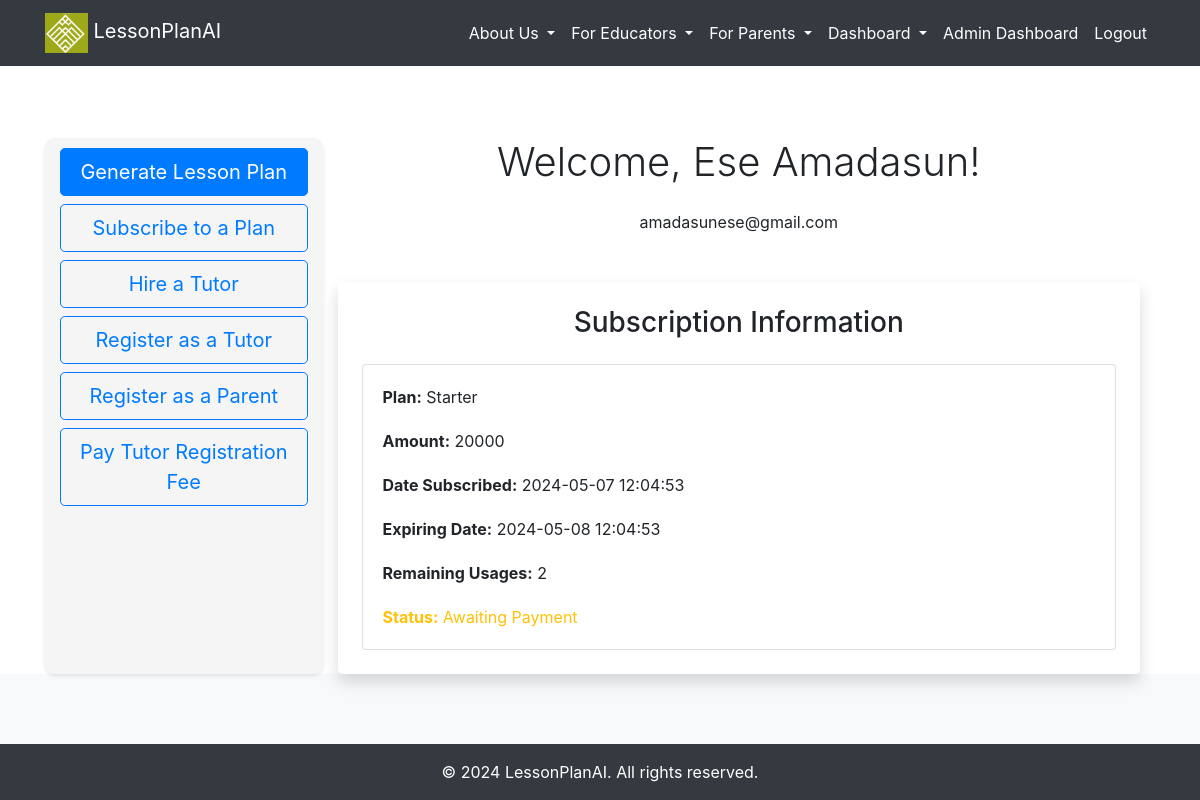
The app's page /dashboard (signed in) with its own data.
### src/accounts/models.py (models this page shows, shortened)
class User(UserMixin, db.Model):
    __tablename__ = "users"
    id = db.Column(db.Integer, primary_key=True)
    email = db.Column(db.String, unique=True, nullable=False)
    first_name = db.Column(db.String, nullable=False)
    last_name = db.Column(db.String, nullable=False)
    password = db.Column(db.String, nullable=False)
    created_on = db.Column(db.DateTime, nullable=False)
    is_admin = db.Column(db.Boolean, nullable=False, default=False)
    is_confirmed = db.Column(db.Boolean, nullable=True, default=False)
    confirmed_on = db.Column(db.DateTime, nullable=True)
    subscription = db.relationship('Subscription', backref='user', uselist=False)
    tutor = db.relationship('Tutor', backref='user', uselist=False)

class Subscription(db.Model):
    __tablename__ = "subscriptions"
    id = db.Column(db.Integer, primary_key=True)
    plan = db.Column(db.String(50))
    amount = db.Column(db.Integer)
    start_date = db.Column(db.DateTime, default=datetime.utcnow)
    end_date = db.Column(db.DateTime)
    remaining_usages = db.Column(db.Integer)
    paid = db.Column(db.Boolean, default=False)
    user_id = db.Column(db.Integer, db.ForeignKey('users.id'), nullable=False)
    paystack_subscription_id = db.Column(db.String(50), nullable=False)

### src/core/views.py (the view)
@core_bp.route('/dashboard')
@login_required
@check_is_confirmed
def dashboard():
    subscription = Subscription.query.filter_by(user_id=current_user.id).first()
    return render_template('accounts/dashboard.html', subscription=subscription, today=datetime.now())

### src/__init__.py (called while the page is built)
@login_manager.user_loader
def load_user(user_id):
    return User.query.filter(User.id == int(user_id)).first()

### src/templates/accounts/dashboard.html (shortened to what this page needs)
{% extends '_base.html' %}
{% block content %}
<div class="container mt-5">
  <div class="row">
    <div class="col-md-3 button-widget">
      <a href="{{ url_for('core.generate_lesson') }}" class="btn btn-primary btn-lg mb-2">Generate Lesson Plan</a>
      <a href="{{ url_for('core.subscribe') }}" class="btn btn-outline-primary btn-lg mb-2">Subscribe to a Plan</a>
      <a href="{{ url_for('core.hire_tutor') }}" class="btn btn-outline-primary btn-lg mb-2">Hire a Tutor</a>
      <a href="{{ url_for('core.online_tutor') }}" class="btn btn-outline-primary btn-lg mb-2">Register as a Tutor</a>
      <a href="{{ url_for('core.register_parent') }}" class="btn btn-outline-primary btn-lg mb-2">Register as a Parent</a>
      <a href="{{ url_for('core.service_fee_payment') }}" class="btn btn-outline-primary btn-lg mb-2">Pay Tutor Registration Fee</a>
  </div>
    <div class="col-md-9">
      <h3 class="display-6 mb-4 text-center">Welcome, {{ current_user.first_name }} {{ current_user.last_name }}!</h3>
      <p class="text-center">{{ current_user.email }}</p>
      <div class="subscription-info mt-5 p-4 rounded-lg shadow">
        <h3 class="text-center mb-4">Subscription Information</h3>
        {% if subscription %}
        <div class="card">
          <div class="card-body">
            <p class="card-text"><strong>Plan:</strong> {{ subscription.plan }}</p>
            <p class="card-text"><strong>Amount:</strong> {{ subscription.amount }}</p>
            <p class="card-text"><strong>Date Subscribed:</strong> {{ subscription.start_date.strftime('%Y-%m-%d %H:%M:%S') }}</p>
            <p class="card-text"><strong>Expiring Date:</strong> {{ subscription.end_date.strftime('%Y-%m-%d %H:%M:%S') }}</p>
            <p class="card-text"><strong>Remaining Usages:</strong>
              {% if subscription.end_date < today %}
                  Expired
              {% else %}
                  {{ subscription.remaining_usages }}
              {% endif %}
          </p>
            {% if subscription.paid %}
            <p class="card-text text-success"><strong>Status:</strong> Subscription Successful</p>
            {% else %}
            <p class="card-text text-warning"><strong>Status:</strong> Awaiting Payment</p>
            {% endif %}
          </div>
        </div>
        {% else %}
        <p class="text-center text-muted">No active subscription. Click on <strong>Subscribe to a Plan</strong> to continue.</p>
        {% endif %}
      </div>
    </div>
  </div>
</div>
{% endblock %}

### src/static/styles.css (style rules this page uses)
a { text-decoration: none; }
body { display: flex; flex-direction: column; min-height: 100vh; }
.button-widget { padding: 10px; background-color: #f5f5f5; border-radius: 10px; box-shadow: 0 2px 4px rgba(0, 0, 0, 0.1); }
.btn { width: 100%; margin-bottom: 10px; }
.subscription-info { background: #ffffff; border-radius: 10px; box-shadow: 0 2px 4px rgba(0, 0, 0, 0.1); }
.card-body { padding: 20px; }
.card-text { margin-bottom: 20px; font-size: 16px; }
.btn-primary { background-color: #0056b3; border-color: #004094; padding: 10px 25px; font-size: 18px; border-radius: 5px; }

### records on screen
User: first_name "Ese", last_name "Amadasun", email "amadasunese@gmail.com"
Subscription: plan "Starter", amount "20000", start_date "2024-05-07 12:04:53", end_date "2024-05-08 12:04:53", remaining_usages "2"
